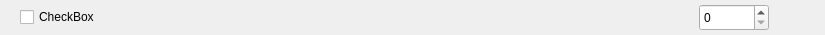
<?xml version="1.0" encoding="UTF-8"?>
<ui version="4.0">
 <class>clamdconfspinboxoption</class>
 <widget class="QWidget" name="clamdconfspinboxoption">
  <property name="geometry">
   <rect>
    <x>0</x>
    <y>0</y>
    <width>825</width>
    <height>35</height>
   </rect>
  </property>
  <property name="sizePolicy">
   <sizepolicy hsizetype="Expanding" vsizetype="Preferred">
    <horstretch>0</horstretch>
    <verstretch>0</verstretch>
   </sizepolicy>
  </property>
  <property name="windowTitle">
   <string>Form</string>
  </property>
  <property name="autoFillBackground">
   <bool>true</bool>
  </property>
  <layout class="QHBoxLayout" name="horizontalLayout">
   <property name="topMargin">
    <number>2</number>
   </property>
   <property name="bottomMargin">
    <number>2</number>
   </property>
   <item>
    <widget class="QFrame" name="frame">
     <property name="frameShape">
      <enum>QFrame::NoFrame</enum>
     </property>
     <property name="frameShadow">
      <enum>QFrame::Raised</enum>
     </property>
     <layout class="QGridLayout" name="gridLayout">
      <property name="topMargin">
       <number>2</number>
      </property>
      <property name="bottomMargin">
       <number>2</number>
      </property>
      <item row="0" column="0">
       <widget class="QCheckBox" name="checkBox">
        <property name="sizePolicy">
         <sizepolicy hsizetype="Expanding" vsizetype="Fixed">
          <horstretch>9</horstretch>
          <verstretch>0</verstretch>
         </sizepolicy>
        </property>
        <property name="maximumSize">
         <size>
          <width>16777215</width>
          <height>16777215</height>
         </size>
        </property>
        <property name="text">
         <string>CheckBox</string>
        </property>
       </widget>
      </item>
      <item row="0" column="3">
       <widget class="QLabel" name="label">
        <property name="sizePolicy">
         <sizepolicy hsizetype="Expanding" vsizetype="Fixed">
          <horstretch>1</horstretch>
          <verstretch>0</verstretch>
         </sizepolicy>
        </property>
        <property name="minimumSize">
         <size>
          <width>30</width>
          <height>0</height>
         </size>
        </property>
        <property name="maximumSize">
         <size>
          <width>30</width>
          <height>16777215</height>
         </size>
        </property>
        <property name="text">
         <string/>
        </property>
       </widget>
      </item>
      <item row="0" column="2">
       <widget class="QSpinBox" name="spinBox">
        <property name="sizePolicy">
         <sizepolicy hsizetype="Expanding" vsizetype="Fixed">
          <horstretch>1</horstretch>
          <verstretch>0</verstretch>
         </sizepolicy>
        </property>
        <property name="minimumSize">
         <size>
          <width>0</width>
          <height>27</height>
         </size>
        </property>
        <property name="autoFillBackground">
         <bool>true</bool>
        </property>
       </widget>
      </item>
      <item row="0" column="1">
       <spacer name="horizontalSpacer">
        <property name="orientation">
         <enum>Qt::Horizontal</enum>
        </property>
        <property name="sizeHint" stdset="0">
         <size>
          <width>40</width>
          <height>20</height>
         </size>
        </property>
       </spacer>
      </item>
     </layout>
    </widget>
   </item>
  </layout>
 </widget>
 <resources/>
 <connections>
  <connection>
   <sender>checkBox</sender>
   <signal>clicked()</signal>
   <receiver>clamdconfspinboxoption</receiver>
   <slot>slot_checkboxClicked()</slot>
   <hints>
    <hint type="sourcelabel">
     <x>20</x>
     <y>15</y>
    </hint>
    <hint type="destinationlabel">
     <x>5</x>
     <y>19</y>
    </hint>
   </hints>
  </connection>
  <connection>
   <sender>spinBox</sender>
   <signal>valueChanged(int)</signal>
   <receiver>clamdconfspinboxoption</receiver>
   <slot>slot_spinboxChanged()</slot>
   <hints>
    <hint type="sourcelabel">
     <x>744</x>
     <y>21</y>
    </hint>
    <hint type="destinationlabel">
     <x>819</x>
     <y>21</y>
    </hint>
   </hints>
  </connection>
 </connections>
 <slots>
  <slot>slot_checkboxClicked()</slot>
  <slot>slot_spinboxChanged()</slot>
 </slots>
</ui>
